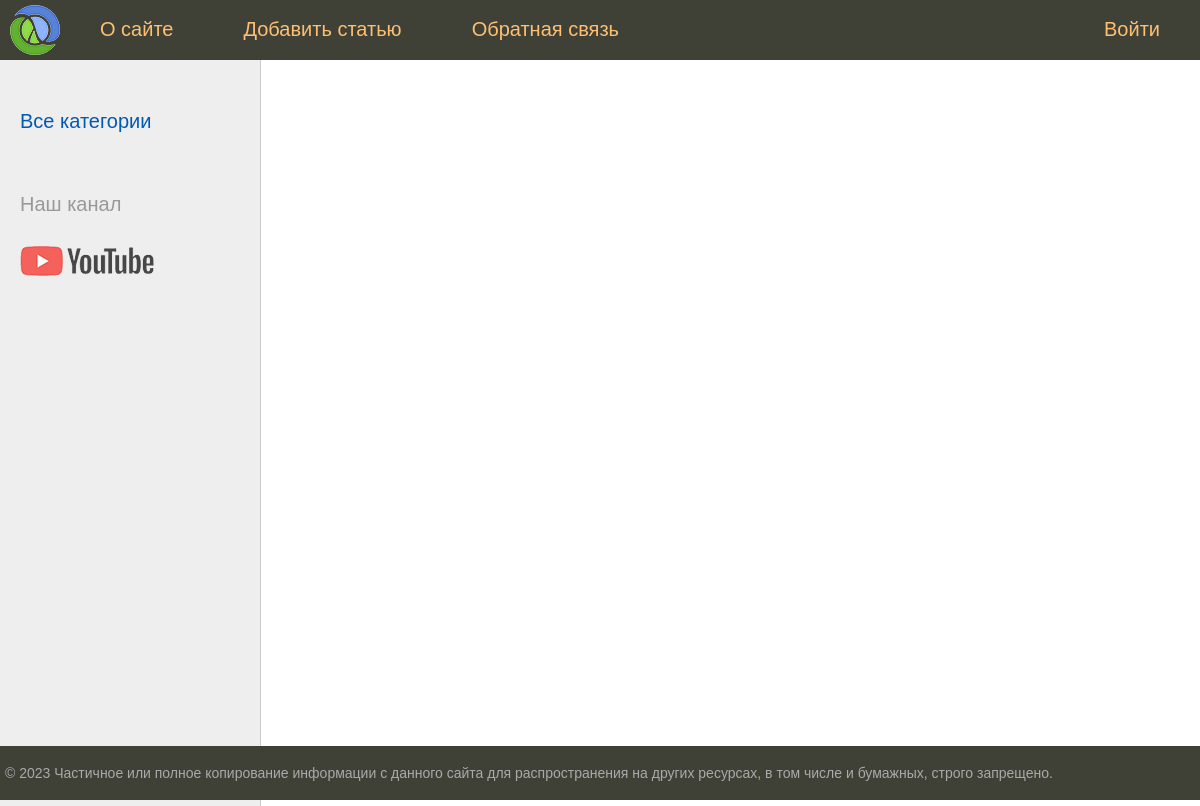
The app's page /, older data.
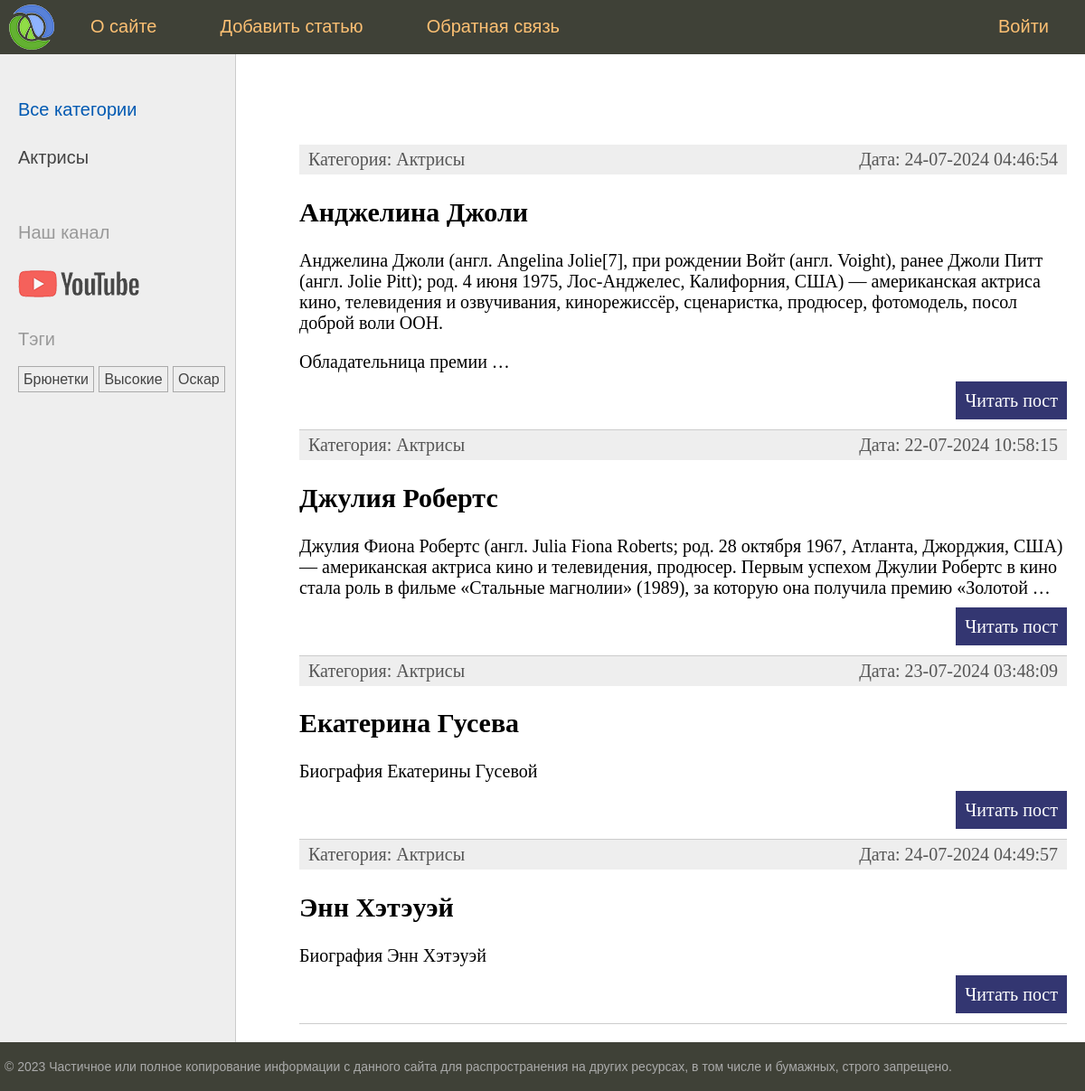
The same page, newer data.
### women_app/models.py (models this page shows, shortened)
class Category(models.Model):
    name = models.CharField(max_length=100, db_index=True)
    slug = models.SlugField(max_length=255, unique=True, db_index=True)
    def get_absolute_url(self):
        return reverse('category', kwargs={'cat_slug': self.slug})

class TagPost(models.Model):
    tag = models.CharField(max_length=100, db_index=True)
    slug = models.CharField(max_length=255, unique=True, db_index=True)
    def get_absolute_url(self):
        return reverse('tag', kwargs={'tag_slug': self.slug})

class Women(models.Model):
    class Status(models.IntegerChoices):
        DRAFT = 0, 'Черновик'
        PUBLISHED = 1, 'Опубликовано'
    title = models.CharField(max_length=255)
    slug = models.SlugField(max_length=255, unique=True, db_index=True)
    content = models.TextField(blank=True)
    time_create = models.DateTimeField(auto_now_add=True)
    time_update = models.DateTimeField(auto_now=True)
    is_published = models.BooleanField(choices=Status.choices, default=Status.DRAFT)
    cat = models.ForeignKey('Category', on_delete=models.PROTECT, related_name='posts')
    tags = models.ManyToManyField('TagPost', blank=True, related_name='tags')
    husband = models.OneToOneField('Husband', on_delete=models.SET_NULL,
                                   null=True, blank=True, related_name='wuman')
    objects = models.Manager()
    published = PublishedManager()
    class Meta:
        ordering = ['title']
    def get_absolute_url(self):
        return reverse('post', kwargs={'post_slug': self.slug})

### women_app/views.py (the view)
# urls.py: path('', views.index, name='home'),
def index(request):
    posts = Women.published.all().select_related('cat')
    data = {
        'menu': menu,
        'posts': posts,
        'cat_selected': 0,
    }
    return render(request, 'women_app/index.html', context=data)

### women_app/models.py (called while the page is built)
    def get_queryset(self):
        return super().get_queryset().filter(is_published=Women.Status.PUBLISHED)

### women_app/templatetags/women_tags.py (called while the page is built)
@register.inclusion_tag('women_app/list_categories.html')
def show_categories(cat_selected=0):
    cats = Category.objects.annotate(total=Count('posts')).filter(total__gt=0)
    return {'cats': cats, 'cat_selected': cat_selected}

@register.inclusion_tag('women_app/list_tags.html')
def show_all_tags(cat_selected=0):
    return {'tags': TagPost.objects.annotate(total=Count('tags')).filter(total__gt=0)}

### women_app/templates/women_app/index.html (shortened to what this page needs)
{% extends 'base.html' %}
{% block content %}
<ul class="list-articles">
	{% for p in posts %}
			<li><div class="article-panel">
	<p class="first">Категория: {{ p.cat.name }}</p>
	<p class="last">Дата: {{ p.time_update|date:"d-m-Y H:i:s" }}</p>
			</div>
				<h2>{{p.title}}</h2>
    {% autoescape off %}
	{{p.content|linebreaks|truncatewords:40}}
    {% endautoescape %}
			<p class="link-read-post"><a href="{{ p.get_absolute_url }}">Читать пост</a></p>
			</li>
	{% endfor %}
</ul>
{% endblock %}

### templates/base.html (shortened to what this page needs)
<!DOCTYPE html>
{% load static %}
{% load women_tags %}
<html>
<head>
	<link type="text/css" href="{% static 'women_app/css/styles.css' %}" rel="stylesheet" />
</head>
<body>
<table class="table-page" border=0 cellpadding="0" cellspacing="0">
<tr><td valign=top>
{% block mainmenu %}
		<div class="header">
			<ul id="mainmenu" class="mainmenu">
			<li class="logo"><a href="{% url 'home' %}"><div class="logo"></div></a></li>
{% for m in menu %}
	{% if not forloop.last %}<li>{% else %}<li class="last">{% endif %}
		<a href="{% url m.url_name %}">{{m.title}}</a></li>
{% endfor %}
			</ul>
		</div>
{% endblock mainmenu %}
<table class="table-content" border=0 cellpadding="0" cellspacing="0">
<tr>
	<td valign="top" class="left-chapters">
	<ul id="leftchapters">
		{% if cat_selected == 0 %}
		<li class="selected">Все категории</li>
		{% else %}
		<li><a href="{% url 'home' %}">Все категории</a></li>
		{% endif %}
		{% show_categories cat_selected %}
		<li class="share">
		<p>Наш канал</p>
		<a class="share-yt" href="https://www.youtube.com/channel/UClJzWfGWuGJL2t-3dYKcHTA/playlists" target="_blank" rel="nofollow"></a>
		</li>
		<li>{% show_all_tags %}</li>
	</ul>
</td>
<td valign="top" class="content">
	<div class="content-text">
{% block content %}
{% endblock %}
	</div>
</td></tr></table>
</td></tr>
<tr><td valign=top>
	<div id="footer">
		<p>&copy; 2023 Частичное или полное копирование информации с данного сайта для распространения на других ресурсах, в том числе и бумажных, строго запрещено.</p>
	</div>
</td></tr></table>
</body>
</html>

### women_app/templates/women_app/list_categories.html
{% for cat in cats %}
{% if cat.id == cat_selected %}
<li class="selected">{{cat.name}}</li>
{% else %}
<li><a href="{{ cat.get_absolute_url }}">{{cat.name}}</a></li>
{% endif %}
{% endfor %}

### women_app/templates/women_app/list_tags.html
{% if tags %}
    <p>Тэги</p>
    <ul class="tags-list">
        {% for t in tags %}
        <li><a href="{{ t.get_absolute_url }}">{{ t.tag }}</a></li>
        {% endfor %}
    </ul>
{% endif %}

Row changes from the older to the newer data that the page shows:
added Category: name "Актрисы"
added TagPost: tag "Брюнетки"
added TagPost: tag "Высокие"
added TagPost: tag "Оскар"
now on this page (row edited): Women: cat.name "Актрисы", time_update "24-07-2024 04:46:54", title "Анджелина Джоли", content "Анджелина Джоли (англ. Angelina Jolie[7], при рождении Войт (англ. Voight), ранее Джоли Питт (англ. Jolie Pitt); род. 4 июня 1975, Лос-Анджелес, Калифорния, США) — американская актриса кино, телевидения и озвучивания, кинорежиссёр, сценаристка, продюсер, фотомодель, посол доброй воли ООН. Обладательница премии …"
now on this page (row edited): Women: cat.name "Актрисы", time_update "22-07-2024 10:58:15", title "Джулия Робертс", content "Джулия Фиона Робертс (англ. Julia Fiona Roberts; род. 28 октября 1967, Атланта, Джорджия, США) — американская актриса кино и телевидения, продюсер. Первым успехом Джулии Робертс в кино стала роль в фильме «Стальные магнолии» (1989), за которую она получила премию «Золотой …"
now on this page (row edited): Women: cat.name "Актрисы", time_update "23-07-2024 03:48:09", title "Екатерина Гусева", content "Биография Екатерины Гусевой"
now on this page (row edited): Women: cat.name "Актрисы", time_update "24-07-2024 04:49:57", title "Энн Хэтэуэй", content "Биография Энн Хэтэуэй"
Text that changed along with them:
text now shown: "Тэги"
